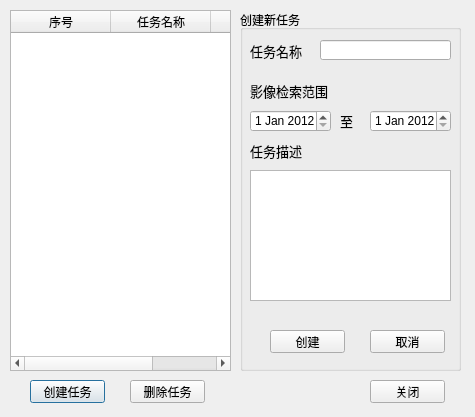
<?xml version="1.0" encoding="UTF-8"?>
<ui version="4.0">
 <class>Frame</class>
 <widget class="QDialog" name="Frame">
  <property name="geometry">
   <rect>
    <x>0</x>
    <y>0</y>
    <width>475</width>
    <height>417</height>
   </rect>
  </property>
  <property name="windowTitle">
   <string>任务管理</string>
  </property>
  <widget class="QTableWidget" name="tab_taskmgr">
   <property name="geometry">
    <rect>
     <x>10</x>
     <y>10</y>
     <width>221</width>
     <height>361</height>
    </rect>
   </property>
   <column>
    <property name="text">
     <string>序号</string>
    </property>
   </column>
   <column>
    <property name="text">
     <string>任务名称</string>
    </property>
   </column>
   <column>
    <property name="text">
     <string>创建时间</string>
    </property>
   </column>
  </widget>
  <widget class="QPushButton" name="btn_addtask">
   <property name="geometry">
    <rect>
     <x>30</x>
     <y>380</y>
     <width>75</width>
     <height>23</height>
    </rect>
   </property>
   <property name="text">
    <string>创建任务</string>
   </property>
  </widget>
  <widget class="QPushButton" name="btn_deltask">
   <property name="geometry">
    <rect>
     <x>130</x>
     <y>380</y>
     <width>75</width>
     <height>23</height>
    </rect>
   </property>
   <property name="text">
    <string>删除任务</string>
   </property>
  </widget>
  <widget class="QPushButton" name="btn_close">
   <property name="geometry">
    <rect>
     <x>370</x>
     <y>380</y>
     <width>75</width>
     <height>23</height>
    </rect>
   </property>
   <property name="text">
    <string>关闭</string>
   </property>
  </widget>
  <widget class="QStackedWidget" name="AttrPage">
   <property name="geometry">
    <rect>
     <x>240</x>
     <y>10</y>
     <width>221</width>
     <height>361</height>
    </rect>
   </property>
   <property name="currentIndex">
    <number>1</number>
   </property>
   <widget class="QWidget" name="task_view">
    <widget class="QGroupBox" name="groupBox">
     <property name="geometry">
      <rect>
       <x>0</x>
       <y>0</y>
       <width>221</width>
       <height>361</height>
      </rect>
     </property>
     <property name="title">
      <string>任务属性</string>
     </property>
     <widget class="QLineEdit" name="edt_taskname">
      <property name="geometry">
       <rect>
        <x>80</x>
        <y>30</y>
        <width>131</width>
        <height>20</height>
       </rect>
      </property>
     </widget>
     <widget class="QLabel" name="label">
      <property name="geometry">
       <rect>
        <x>10</x>
        <y>60</y>
        <width>51</width>
        <height>21</height>
       </rect>
      </property>
      <property name="font">
       <font>
        <pointsize>10</pointsize>
       </font>
      </property>
      <property name="text">
       <string>创建者</string>
      </property>
     </widget>
     <widget class="QLabel" name="label_2">
      <property name="geometry">
       <rect>
        <x>10</x>
        <y>30</y>
        <width>61</width>
        <height>21</height>
       </rect>
      </property>
      <property name="font">
       <font>
        <pointsize>10</pointsize>
       </font>
      </property>
      <property name="text">
       <string>任务名称</string>
      </property>
     </widget>
     <widget class="QLineEdit" name="edt_editor">
      <property name="geometry">
       <rect>
        <x>80</x>
        <y>60</y>
        <width>131</width>
        <height>20</height>
       </rect>
      </property>
     </widget>
     <widget class="QLabel" name="label_4">
      <property name="geometry">
       <rect>
        <x>10</x>
        <y>90</y>
        <width>81</width>
        <height>21</height>
       </rect>
      </property>
      <property name="font">
       <font>
        <pointsize>10</pointsize>
       </font>
      </property>
      <property name="text">
       <string>影像检索范围</string>
      </property>
     </widget>
     <widget class="QLabel" name="label_5">
      <property name="geometry">
       <rect>
        <x>10</x>
        <y>150</y>
        <width>61</width>
        <height>21</height>
       </rect>
      </property>
      <property name="font">
       <font>
        <pointsize>10</pointsize>
       </font>
      </property>
      <property name="text">
       <string>任务描述</string>
      </property>
     </widget>
     <widget class="QDateEdit" name="date_starttime">
      <property name="geometry">
       <rect>
        <x>10</x>
        <y>120</y>
        <width>81</width>
        <height>22</height>
       </rect>
      </property>
     </widget>
     <widget class="QDateEdit" name="date_endtime">
      <property name="geometry">
       <rect>
        <x>130</x>
        <y>120</y>
        <width>81</width>
        <height>22</height>
       </rect>
      </property>
     </widget>
     <widget class="QLabel" name="label_6">
      <property name="geometry">
       <rect>
        <x>100</x>
        <y>120</y>
        <width>21</width>
        <height>21</height>
       </rect>
      </property>
      <property name="font">
       <font>
        <pointsize>10</pointsize>
       </font>
      </property>
      <property name="text">
       <string>至</string>
      </property>
     </widget>
     <widget class="QTextEdit" name="txtedt_taskmark">
      <property name="geometry">
       <rect>
        <x>10</x>
        <y>180</y>
        <width>201</width>
        <height>131</height>
       </rect>
      </property>
     </widget>
     <widget class="QPushButton" name="btn_saveinfo">
      <property name="geometry">
       <rect>
        <x>30</x>
        <y>320</y>
        <width>75</width>
        <height>23</height>
       </rect>
      </property>
      <property name="text">
       <string>保存</string>
      </property>
     </widget>
     <widget class="QPushButton" name="btn_resetting">
      <property name="geometry">
       <rect>
        <x>130</x>
        <y>320</y>
        <width>75</width>
        <height>23</height>
       </rect>
      </property>
      <property name="text">
       <string>重置</string>
      </property>
     </widget>
    </widget>
   </widget>
   <widget class="QWidget" name="creat_task">
    <widget class="QGroupBox" name="groupBox_2">
     <property name="geometry">
      <rect>
       <x>0</x>
       <y>0</y>
       <width>221</width>
       <height>361</height>
      </rect>
     </property>
     <property name="title">
      <string>创建新任务</string>
     </property>
     <widget class="QLineEdit" name="edt_newtaskname">
      <property name="geometry">
       <rect>
        <x>80</x>
        <y>30</y>
        <width>131</width>
        <height>20</height>
       </rect>
      </property>
     </widget>
     <widget class="QLabel" name="label_7">
      <property name="geometry">
       <rect>
        <x>10</x>
        <y>30</y>
        <width>61</width>
        <height>21</height>
       </rect>
      </property>
      <property name="font">
       <font>
        <pointsize>10</pointsize>
       </font>
      </property>
      <property name="text">
       <string>任务名称</string>
      </property>
     </widget>
     <widget class="QLabel" name="label_8">
      <property name="geometry">
       <rect>
        <x>10</x>
        <y>70</y>
        <width>81</width>
        <height>21</height>
       </rect>
      </property>
      <property name="font">
       <font>
        <pointsize>10</pointsize>
       </font>
      </property>
      <property name="text">
       <string>影像检索范围</string>
      </property>
     </widget>
     <widget class="QLabel" name="label_9">
      <property name="geometry">
       <rect>
        <x>10</x>
        <y>130</y>
        <width>61</width>
        <height>21</height>
       </rect>
      </property>
      <property name="font">
       <font>
        <pointsize>10</pointsize>
       </font>
      </property>
      <property name="text">
       <string>任务描述</string>
      </property>
     </widget>
     <widget class="QDateEdit" name="date_newstarttime">
      <property name="geometry">
       <rect>
        <x>10</x>
        <y>100</y>
        <width>81</width>
        <height>22</height>
       </rect>
      </property>
      <property name="date">
       <date>
        <year>2012</year>
        <month>1</month>
        <day>1</day>
       </date>
      </property>
     </widget>
     <widget class="QDateEdit" name="date_newendtime">
      <property name="geometry">
       <rect>
        <x>130</x>
        <y>100</y>
        <width>81</width>
        <height>22</height>
       </rect>
      </property>
      <property name="date">
       <date>
        <year>2012</year>
        <month>1</month>
        <day>1</day>
       </date>
      </property>
     </widget>
     <widget class="QLabel" name="label_10">
      <property name="geometry">
       <rect>
        <x>100</x>
        <y>100</y>
        <width>21</width>
        <height>21</height>
       </rect>
      </property>
      <property name="font">
       <font>
        <pointsize>10</pointsize>
       </font>
      </property>
      <property name="text">
       <string>至</string>
      </property>
     </widget>
     <widget class="QTextEdit" name="txtedt_newtaskmark">
      <property name="geometry">
       <rect>
        <x>10</x>
        <y>160</y>
        <width>201</width>
        <height>131</height>
       </rect>
      </property>
     </widget>
     <widget class="QPushButton" name="btn_newsaveinfo">
      <property name="geometry">
       <rect>
        <x>30</x>
        <y>320</y>
        <width>75</width>
        <height>23</height>
       </rect>
      </property>
      <property name="text">
       <string>创建</string>
      </property>
     </widget>
     <widget class="QPushButton" name="btn_cancel">
      <property name="geometry">
       <rect>
        <x>130</x>
        <y>320</y>
        <width>75</width>
        <height>23</height>
       </rect>
      </property>
      <property name="text">
       <string>取消</string>
      </property>
     </widget>
    </widget>
   </widget>
  </widget>
 </widget>
 <tabstops>
  <tabstop>btn_addtask</tabstop>
  <tabstop>btn_deltask</tabstop>
  <tabstop>edt_taskname</tabstop>
  <tabstop>edt_editor</tabstop>
  <tabstop>date_starttime</tabstop>
  <tabstop>date_endtime</tabstop>
  <tabstop>txtedt_taskmark</tabstop>
  <tabstop>btn_saveinfo</tabstop>
  <tabstop>btn_resetting</tabstop>
  <tabstop>btn_close</tabstop>
  <tabstop>tab_taskmgr</tabstop>
 </tabstops>
 <resources/>
 <connections>
  <connection>
   <sender>btn_close</sender>
   <signal>clicked()</signal>
   <receiver>Frame</receiver>
   <slot>close()</slot>
   <hints>
    <hint type="sourcelabel">
     <x>394</x>
     <y>392</y>
    </hint>
    <hint type="destinationlabel">
     <x>242</x>
     <y>389</y>
    </hint>
   </hints>
  </connection>
 </connections>
</ui>
